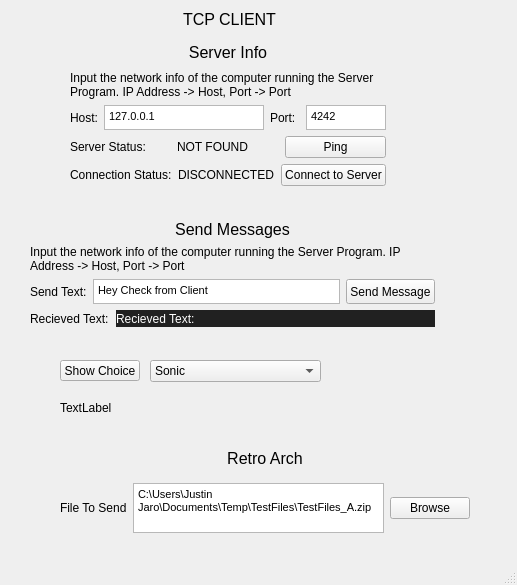
<?xml version="1.0" encoding="UTF-8"?>
<ui version="4.0">
 <class>MainWindow</class>
 <widget class="QMainWindow" name="MainWindow">
  <property name="geometry">
   <rect>
    <x>0</x>
    <y>0</y>
    <width>517</width>
    <height>585</height>
   </rect>
  </property>
  <property name="windowTitle">
   <string>MainWindow</string>
  </property>
  <widget class="QWidget" name="centralwidget">
   <widget class="QLabel" name="label_11">
    <property name="geometry">
     <rect>
      <x>80</x>
      <y>10</y>
      <width>299</width>
      <height>19</height>
     </rect>
    </property>
    <property name="font">
     <font>
      <pointsize>12</pointsize>
     </font>
    </property>
    <property name="text">
     <string>TCP CLIENT</string>
    </property>
    <property name="alignment">
     <set>Qt::AlignCenter</set>
    </property>
   </widget>
   <widget class="QWidget" name="layoutWidget">
    <property name="geometry">
     <rect>
      <x>70</x>
      <y>40</y>
      <width>316</width>
      <height>146</height>
     </rect>
    </property>
    <layout class="QVBoxLayout" name="verticalLayout">
     <item>
      <widget class="QLabel" name="label_4">
       <property name="font">
        <font>
         <pointsize>12</pointsize>
        </font>
       </property>
       <property name="text">
        <string>Server Info</string>
       </property>
       <property name="alignment">
        <set>Qt::AlignCenter</set>
       </property>
      </widget>
     </item>
     <item>
      <widget class="QLabel" name="label_7">
       <property name="text">
        <string>Input the network info of the computer running the Server Program. IP Address -&gt; Host, Port -&gt; Port</string>
       </property>
       <property name="wordWrap">
        <bool>true</bool>
       </property>
      </widget>
     </item>
     <item>
      <layout class="QHBoxLayout" name="horizontalLayout_3">
       <property name="sizeConstraint">
        <enum>QLayout::SetMaximumSize</enum>
       </property>
       <item>
        <layout class="QHBoxLayout" name="horizontalLayout">
         <property name="sizeConstraint">
          <enum>QLayout::SetMaximumSize</enum>
         </property>
         <item>
          <widget class="QLabel" name="label_2">
           <property name="maximumSize">
            <size>
             <width>16777215</width>
             <height>25</height>
            </size>
           </property>
           <property name="text">
            <string>Host:</string>
           </property>
          </widget>
         </item>
         <item>
          <widget class="QTextEdit" name="HostTextArea">
           <property name="maximumSize">
            <size>
             <width>160</width>
             <height>25</height>
            </size>
           </property>
           <property name="html">
            <string>&lt;!DOCTYPE HTML PUBLIC &quot;-//W3C//DTD HTML 4.0//EN&quot; &quot;http://www.w3.org/TR/REC-html40/strict.dtd&quot;&gt;
&lt;html&gt;&lt;head&gt;&lt;meta name=&quot;qrichtext&quot; content=&quot;1&quot; /&gt;&lt;style type=&quot;text/css&quot;&gt;
p, li { white-space: pre-wrap; }
&lt;/style&gt;&lt;/head&gt;&lt;body style=&quot; font-family:'MS Shell Dlg 2'; font-size:8.25pt; font-weight:400; font-style:normal;&quot;&gt;
&lt;p style=&quot; margin-top:0px; margin-bottom:0px; margin-left:0px; margin-right:0px; -qt-block-indent:0; text-indent:0px;&quot;&gt;127.0.0.1&lt;/p&gt;&lt;/body&gt;&lt;/html&gt;</string>
           </property>
          </widget>
         </item>
        </layout>
       </item>
       <item>
        <layout class="QHBoxLayout" name="horizontalLayout_2">
         <property name="sizeConstraint">
          <enum>QLayout::SetMaximumSize</enum>
         </property>
         <item>
          <widget class="QLabel" name="label_3">
           <property name="maximumSize">
            <size>
             <width>16777215</width>
             <height>25</height>
            </size>
           </property>
           <property name="text">
            <string>Port:</string>
           </property>
          </widget>
         </item>
         <item>
          <widget class="QTextEdit" name="PortTextArea">
           <property name="maximumSize">
            <size>
             <width>80</width>
             <height>25</height>
            </size>
           </property>
           <property name="html">
            <string>&lt;!DOCTYPE HTML PUBLIC &quot;-//W3C//DTD HTML 4.0//EN&quot; &quot;http://www.w3.org/TR/REC-html40/strict.dtd&quot;&gt;
&lt;html&gt;&lt;head&gt;&lt;meta name=&quot;qrichtext&quot; content=&quot;1&quot; /&gt;&lt;style type=&quot;text/css&quot;&gt;
p, li { white-space: pre-wrap; }
&lt;/style&gt;&lt;/head&gt;&lt;body style=&quot; font-family:'MS Shell Dlg 2'; font-size:8.25pt; font-weight:400; font-style:normal;&quot;&gt;
&lt;p style=&quot; margin-top:0px; margin-bottom:0px; margin-left:0px; margin-right:0px; -qt-block-indent:0; text-indent:0px;&quot;&gt;4242&lt;/p&gt;&lt;/body&gt;&lt;/html&gt;</string>
           </property>
          </widget>
         </item>
        </layout>
       </item>
      </layout>
     </item>
     <item>
      <layout class="QHBoxLayout" name="horizontalLayout_4">
       <item>
        <widget class="QLabel" name="label_5">
         <property name="text">
          <string>Server Status:</string>
         </property>
        </widget>
       </item>
       <item>
        <widget class="QLabel" name="ServerStatusText">
         <property name="text">
          <string>NOT FOUND</string>
         </property>
        </widget>
       </item>
       <item>
        <widget class="QPushButton" name="PingpushButton">
         <property name="text">
          <string>Ping</string>
         </property>
        </widget>
       </item>
      </layout>
     </item>
     <item>
      <layout class="QHBoxLayout" name="horizontalLayout_5">
       <item>
        <widget class="QLabel" name="label_6">
         <property name="text">
          <string>Connection Status:</string>
         </property>
        </widget>
       </item>
       <item>
        <widget class="QLabel" name="ServerStatusText_2">
         <property name="text">
          <string>DISCONNECTED</string>
         </property>
        </widget>
       </item>
       <item>
        <widget class="QPushButton" name="ConnectServerpushButton">
         <property name="text">
          <string>Connect to Server</string>
         </property>
        </widget>
       </item>
      </layout>
     </item>
    </layout>
   </widget>
   <widget class="QWidget" name="layoutWidget">
    <property name="geometry">
     <rect>
      <x>30</x>
      <y>220</y>
      <width>405</width>
      <height>107</height>
     </rect>
    </property>
    <layout class="QVBoxLayout" name="verticalLayout_2">
     <item>
      <widget class="QLabel" name="label_9">
       <property name="font">
        <font>
         <pointsize>12</pointsize>
        </font>
       </property>
       <property name="text">
        <string>Send Messages</string>
       </property>
       <property name="alignment">
        <set>Qt::AlignCenter</set>
       </property>
      </widget>
     </item>
     <item>
      <widget class="QLabel" name="label_10">
       <property name="text">
        <string>Input the network info of the computer running the Server Program. IP Address -&gt; Host, Port -&gt; Port</string>
       </property>
       <property name="wordWrap">
        <bool>true</bool>
       </property>
      </widget>
     </item>
     <item>
      <layout class="QHBoxLayout" name="horizontalLayout_6">
       <item>
        <widget class="QLabel" name="label_8">
         <property name="maximumSize">
          <size>
           <width>16777215</width>
           <height>25</height>
          </size>
         </property>
         <property name="text">
          <string>Send Text:</string>
         </property>
        </widget>
       </item>
       <item>
        <widget class="QTextEdit" name="SendTexttextEdit">
         <property name="maximumSize">
          <size>
           <width>16777215</width>
           <height>25</height>
          </size>
         </property>
         <property name="html">
          <string>&lt;!DOCTYPE HTML PUBLIC &quot;-//W3C//DTD HTML 4.0//EN&quot; &quot;http://www.w3.org/TR/REC-html40/strict.dtd&quot;&gt;
&lt;html&gt;&lt;head&gt;&lt;meta name=&quot;qrichtext&quot; content=&quot;1&quot; /&gt;&lt;style type=&quot;text/css&quot;&gt;
p, li { white-space: pre-wrap; }
&lt;/style&gt;&lt;/head&gt;&lt;body style=&quot; font-family:'MS Shell Dlg 2'; font-size:8.25pt; font-weight:400; font-style:normal;&quot;&gt;
&lt;p style=&quot; margin-top:0px; margin-bottom:0px; margin-left:0px; margin-right:0px; -qt-block-indent:0; text-indent:0px;&quot;&gt;Hey Check from Client&lt;/p&gt;&lt;/body&gt;&lt;/html&gt;</string>
         </property>
        </widget>
       </item>
       <item>
        <widget class="QPushButton" name="pushButton">
         <property name="maximumSize">
          <size>
           <width>16777215</width>
           <height>25</height>
          </size>
         </property>
         <property name="text">
          <string>Send Message</string>
         </property>
        </widget>
       </item>
      </layout>
     </item>
     <item>
      <layout class="QHBoxLayout" name="horizontalLayout_7">
       <property name="sizeConstraint">
        <enum>QLayout::SetMaximumSize</enum>
       </property>
       <item>
        <widget class="QLabel" name="label">
         <property name="maximumSize">
          <size>
           <width>80</width>
           <height>110</height>
          </size>
         </property>
         <property name="text">
          <string>Recieved Text:</string>
         </property>
        </widget>
       </item>
       <item>
        <widget class="QLabel" name="RecievedText">
         <property name="maximumSize">
          <size>
           <width>16777215</width>
           <height>110</height>
          </size>
         </property>
         <property name="styleSheet">
          <string notr="true">background-color: rgb(33,33,33);
color: rgb(255,255,255);</string>
         </property>
         <property name="text">
          <string>Recieved Text:</string>
         </property>
         <property name="wordWrap">
          <bool>true</bool>
         </property>
        </widget>
       </item>
      </layout>
     </item>
    </layout>
   </widget>
   <widget class="QLabel" name="label_12">
    <property name="geometry">
     <rect>
      <x>60</x>
      <y>400</y>
      <width>161</width>
      <height>16</height>
     </rect>
    </property>
    <property name="text">
     <string>TextLabel</string>
    </property>
   </widget>
   <widget class="QComboBox" name="comboBox">
    <property name="geometry">
     <rect>
      <x>150</x>
      <y>360</y>
      <width>171</width>
      <height>22</height>
     </rect>
    </property>
    <item>
     <property name="text">
      <string>Sonic</string>
     </property>
    </item>
    <item>
     <property name="text">
      <string>Tails</string>
     </property>
    </item>
    <item>
     <property name="text">
      <string>Knuckles</string>
     </property>
    </item>
   </widget>
   <widget class="QPushButton" name="pushButton_2">
    <property name="geometry">
     <rect>
      <x>60</x>
      <y>360</y>
      <width>80</width>
      <height>21</height>
     </rect>
    </property>
    <property name="text">
     <string>Show Choice</string>
    </property>
   </widget>
   <widget class="QWidget" name="">
    <property name="geometry">
     <rect>
      <x>60</x>
      <y>440</y>
      <width>410</width>
      <height>101</height>
     </rect>
    </property>
    <layout class="QVBoxLayout" name="verticalLayout_3">
     <item>
      <widget class="QLabel" name="label_14">
       <property name="maximumSize">
        <size>
         <width>16777215</width>
         <height>25</height>
        </size>
       </property>
       <property name="font">
        <font>
         <pointsize>12</pointsize>
        </font>
       </property>
       <property name="text">
        <string>Retro Arch</string>
       </property>
       <property name="alignment">
        <set>Qt::AlignCenter</set>
       </property>
      </widget>
     </item>
     <item>
      <layout class="QHBoxLayout" name="horizontalLayout_8">
       <item>
        <widget class="QLabel" name="label_13">
         <property name="maximumSize">
          <size>
           <width>16777215</width>
           <height>25</height>
          </size>
         </property>
         <property name="text">
          <string>File To Send</string>
         </property>
        </widget>
       </item>
       <item>
        <widget class="QTextEdit" name="RetroArchTransferFilePath">
         <property name="maximumSize">
          <size>
           <width>300</width>
           <height>50</height>
          </size>
         </property>
         <property name="html">
          <string>&lt;!DOCTYPE HTML PUBLIC &quot;-//W3C//DTD HTML 4.0//EN&quot; &quot;http://www.w3.org/TR/REC-html40/strict.dtd&quot;&gt;
&lt;html&gt;&lt;head&gt;&lt;meta name=&quot;qrichtext&quot; content=&quot;1&quot; /&gt;&lt;style type=&quot;text/css&quot;&gt;
p, li { white-space: pre-wrap; }
&lt;/style&gt;&lt;/head&gt;&lt;body style=&quot; font-family:'MS Shell Dlg 2'; font-size:8.25pt; font-weight:400; font-style:normal;&quot;&gt;
&lt;p style=&quot; margin-top:0px; margin-bottom:0px; margin-left:0px; margin-right:0px; -qt-block-indent:0; text-indent:0px;&quot;&gt;C:\Users\Justin Jaro\Documents\Temp\TestFiles\TestFiles_A.zip&lt;/p&gt;&lt;/body&gt;&lt;/html&gt;</string>
         </property>
        </widget>
       </item>
       <item>
        <widget class="QPushButton" name="RetroArchBrowse">
         <property name="text">
          <string>Browse</string>
         </property>
        </widget>
       </item>
      </layout>
     </item>
    </layout>
   </widget>
  </widget>
  <widget class="QMenuBar" name="menubar">
   <property name="geometry">
    <rect>
     <x>0</x>
     <y>0</y>
     <width>517</width>
     <height>20</height>
    </rect>
   </property>
  </widget>
  <widget class="QStatusBar" name="statusbar"/>
 </widget>
 <resources/>
 <connections/>
</ui>
